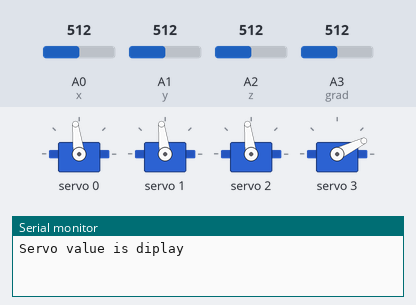
This sketch was run on a simulated Arduino Uno, built with avr-gcc and run on an emulated ATmega328P. Parts: 4 × servo, the last lines printed to the serial monitor. The inputs (shaded band) are chosen by the test bench; at power-on: A2 (z) = 512, A3 (grad) = 512, A0 (x) = 512, A1 (y) = 512.

Above: at 1.2 s.
1.3 s: A2 (z) set to 309
2.8 s: A2 (z) set to 287
At 4.2 s:
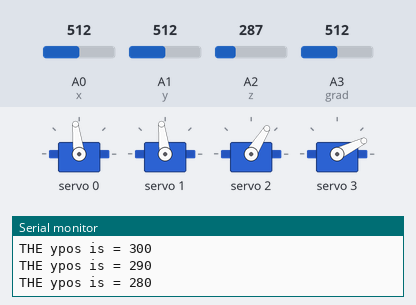
5.8 s: A3 (grad) set to 789
7.3 s: A3 (grad) set to 808
At 7.78 s:
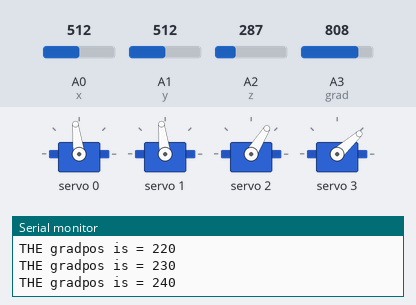
At 10.2 s:
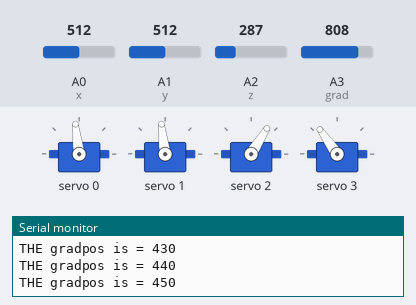
10.3 s: A0 (x) set to 125
11.8 s: A0 (x) set to 101
At 16.9 s:
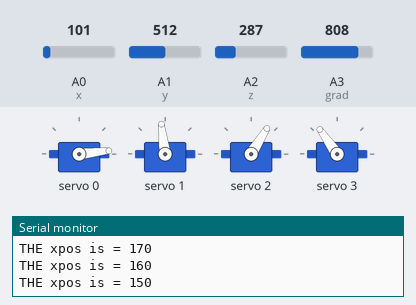
Timing chart, 0 to 17.5 s (numbered marks = the images above; inputs shaded):
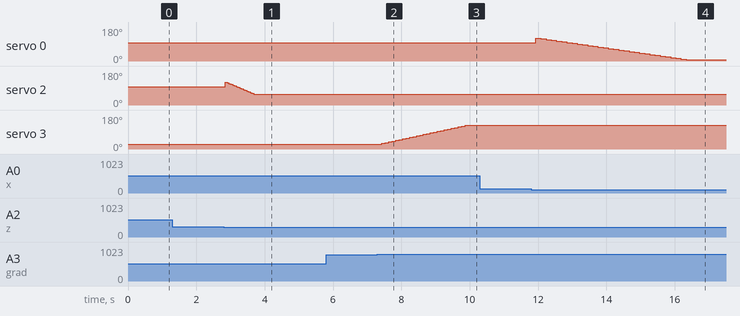

The sketch:

ps2controlArm.ino
```cpp
#include <Wire.h>
#include <Adafruit_PWMServoDriver.h>

Adafruit_PWMServoDriver pwm = Adafruit_PWMServoDriver();
//x 150~600
const int x=A0;
const int y=A1;
const int z=A2;
const int grad=A3;
int xpos=450;
int ypos=450;
int zpos=450;
int gradpos=200;
int X_VAL; //left/right
int Y_VAL; //forward/back
int Z_VAL; //up/down
int grad_VAL;

void setup(){
    Serial.begin(9600);
    Serial.println("Servo value is diplay");
    pwm.begin();
    pwm.setOscillatorFrequency(27000000);
    pwm.setPWMFreq(60);
    pwm.setPWM(0, 0, 380);
    pwm.setPWM(1, 0, 380);
    pwm.setPWM(2, 0, 380);
    pwm.setPWM(3, 0, 200);
    delay(10);
}

void loop(){
    X_VAL=analogRead(x);
    X_VAL=map(X_VAL, 0, 1023, 150, 600);
    Y_VAL=analogRead(y);
    Y_VAL=map(Y_VAL, 0, 1023, 150, 600);
    Z_VAL=analogRead(z);
    Z_VAL=map(Z_VAL, 0, 1023, 150, 600);
    grad_VAL=analogRead(grad);
    grad_VAL=map(grad_VAL, 0, 1023, 150, 600);

    if (X_VAL<200){
      delay(50);
      if (xpos>150){
        xpos-=10;
        pwm.setPWM(0, 0, xpos);
        Serial.print("THE xpos is = ");
        Serial.println(xpos);
      }
    }else if (X_VAL>500){
      delay(50);
      if (xpos<600){
        xpos+=10;
        pwm.setPWM(0, 0, xpos);
        Serial.print("THE xpos is = ");
        Serial.println(xpos);

      }
    }

    if (Y_VAL<200){
      delay(50);
      if (ypos>270){
        ypos-=10;
        pwm.setPWM(1, 0, ypos);
        Serial.print("THE ypos is = ");
        Serial.println(ypos);
      }
    }else if (Y_VAL>500){
      delay(50);
      if (ypos<600){
        ypos+=10;
        pwm.setPWM(1, 0, ypos);
        Serial.print("THE ypos is = ");
        Serial.println(ypos);
      }
    }

     if (Z_VAL<280){
      delay(50);
      if (zpos>280){
        zpos-=10;
        pwm.setPWM(2, 0, zpos);
        Serial.print("THE ypos is = ");
        Serial.println(zpos);
      }
    }else if (Z_VAL>500){
      delay(50);
      if (zpos<600){
        zpos+=10;
        pwm.setPWM(2, 0, zpos);
        Serial.print("THE zpos is = ");
        Serial.println(zpos);
      }
    }

    if (grad_VAL<200){
      delay(50);
      if (gradpos>200){
        gradpos-=10;
        pwm.setPWM(3, 0, gradpos);
        Serial.print("THE gradpos is = ");
        Serial.println(gradpos);
      }
    }else if (grad_VAL>500){
      delay(50);
      if (gradpos<450){
        gradpos+=10;
        pwm.setPWM(3, 0, gradpos);
        Serial.print("THE gradpos is = ");
        Serial.println(gradpos);
      }
    }
}
```

Measured:
- the behaviour switches between 296 and 295 on A2 (z) (found by bisection; images 0 and 1)
- the behaviour switches between 797 and 798 on A3 (grad) (found by bisection; images 1 and 2)
- the behaviour switches between 114 and 113 on A0 (x) (found by bisection; images 3 and 4)
- after the input at 1.3 s, every drawn part: stays the same
- after the input at 5.8 s, every drawn part: stays the same
- after the input at 7.3 s, servo 3: moves from 26° to 125° over 2.4 s, starting after 0.13 s
- after the input at 10.3 s, every drawn part: stays the same
- after the input at 11.8 s, servo 0: 97° → 121° after 0.13 s, → 117° 0.15 s later, → 113° 0.15 s later, → 109° 0.15 s later, … (30 changes in this stretch)
